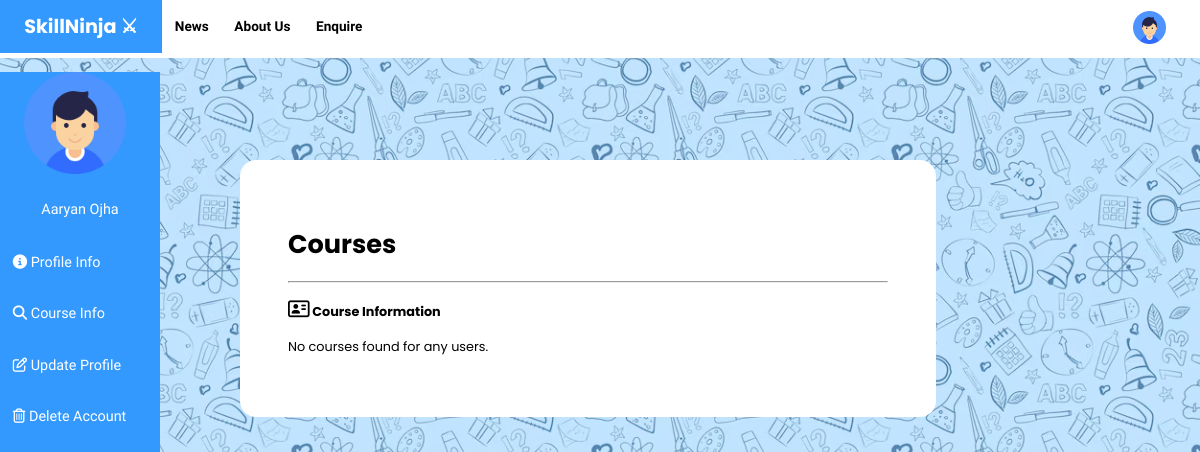
The app's page /User/Homepage/Profile/usercourses.php (signed in), older data.
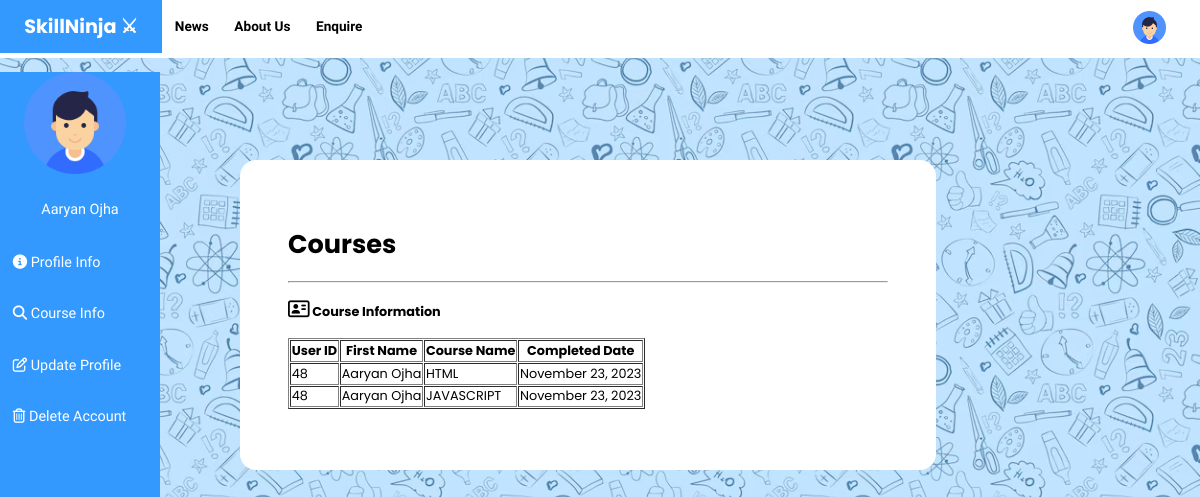
The same page, newer data.
### tables this page shows
CREATE TABLE IF NOT EXISTS `course_users` (
  `id` int NOT NULL AUTO_INCREMENT,
  `c_id` int NOT NULL,
  `u_id` int NOT NULL,
  `c_date` varchar(99) NOT NULL,
  PRIMARY KEY (`id`)
);

CREATE TABLE IF NOT EXISTS `users` (
  `u_id` int NOT NULL AUTO_INCREMENT,
  `fname` varchar(33) NOT NULL,
  `name` varchar(33) NOT NULL,
  `pass` varchar(33) NOT NULL,
  `IsAdmin` tinyint NOT NULL,
  `question1` varchar(99) NOT NULL,
  `question2` varchar(99) NOT NULL,
  `Email` varchar(99) NOT NULL,
  PRIMARY KEY (`u_id`)
);

CREATE TABLE IF NOT EXISTS `course` (
  `c_id` int NOT NULL,
  `c_name` varchar(99) NOT NULL,
  PRIMARY KEY (`c_id`)
);

### User/Homepage/Profile/usercourses.php (the view, shortened to what this page needs)
<!DOCTYPE html>
<html lang="en">
<head>
  <link rel="stylesheet" href="https://cdnjs.cloudflare.com/ajax/libs/font-awesome/4.7.0/css/font-awesome.min.css" />
  <link rel="stylesheet" href="profile.css" />
</head>
<body>
  <div class="topnav" id="myTopnav">
    <a href="../index.php" class="active">&nbsp;&nbsp; SkillNinja ⚔︎ &nbsp;&nbsp;</a>
    <a href="#home" class="" style="padding-top: 1.5%">News</a>
    <a href="../aboutus.php" class="" style="padding-top: 1.5%">About Us</a>
    <a href="../enquire.php" class="" style="padding-top: 1.5%">Enquire</a>
    <?php
    if (isset($_SESSION['username'])) {
      echo '  <div class="dropdown">
        <button class="dropbtn">
          <img src="../../Images/user.png" style="zoom:8%">&emsp;&emsp;
        </button>
        <div class="dropdown-content">
          <a>Signed in as <b>' . $_SESSION['username'] . '</b></a>
          <hr>
          <a href="profile.php"><i class="material-icons">person</i> Profile</a>
          <a href="logout.php"><i class="fa fa-sign-out"></i> Logout</a>
        </div>
      </div> ';
    } else {
      echo '<a href="#" onclick="openform()" style="float:right;padding-top: 1%;"><i class="material-icons">person</i> Login</a>';
    } ?>
  </div>
  <div class="sidebar">
    <img src="../../Images/user.png" alt="" style="zoom:25%">
    <p>
      <?php echo "" . $_SESSION['fname'] . ""; ?>
    </p>
    <a href="profile.php" class="active"><i class="fa fa-info-circle"></i> Profile Info</a>
    <a href="usercourses.php"><i class="fa fa-search"></i> Course Info</a>
    <a href="updateprofile.php"><i class="fa fa-edit"></i> Update Profile</a>
    <a href="deleteprofile.php"><i class="fa fa-trash-o"></i> Delete Account</a>
  </div>
  <div class="container">
    <h1>Courses</h1>
    <hr>
    <p>
    <h4><i class="fa fa-address-card-o" style="font-size:24px"></i> Course Information</h4>
    <?php
    $conn = DBConnect();
    $user_id = $_SESSION['u_id'];
$sql = "SELECT u.U_id AS user_id, u.fname AS fname, c.c_name AS course_name, cu.c_date
FROM course_users cu
INNER JOIN course c ON cu.c_id = c.c_id
INNER JOIN users u ON cu.u_id = u.U_id
WHERE cu.u_id =  $user_id";
    $result = $conn->query($sql);
    if ($result->num_rows > 0) {
      echo '<table border="1">';
      echo '<tr><th>User ID</th><th>First Name</th><th>Course Name</th><th>Completed Date</th></tr>';
      while ($row = $result->fetch_assoc()) {
        $user_id = $row["user_id"];
        $fname = $row["fname"];
        $course_name = $row["course_name"];
        $c_date=$row["c_date"];
        echo '<tr>';
        echo '<td>' . $user_id . '</td>';
        echo '<td>' . $fname . '</td>';
        echo '<td>' . $course_name . '</td>';
        echo '<td>' . $c_date . '</td>';
        echo '</tr>';
      }
      echo '</table>';
    } else {
      echo "No courses found for any users.";
    }
    ?>
    </p>
  </div>
</body>
</html>

### User/Homepage/Profile/profile.css (style rules this page uses)
html { scroll-behavior: smooth; }
body { margin: 0; font-family: Arial, Helvetica, sans-serif; font-family: "Quicksand", sans-serif; background-image: url(../Images/bg.avif); background-size: 50%; background-repeat: repeat-x; }
@media screen and (max-width: 1440px) and (max-height:900px) { body { zoom: 80%; } }
.topnav { overflow:visible; background-color: white; position:fixed; width: 100%; height: fit-content; text-align: center; }
.topnav a { float: left; display: block; color: #000000; text-align: center; padding: 14px 16px; text-decoration: none; font-size: 17px; font-weight: bolder; }
.topnav a.active { background-color: #3399FF; color: white; font-family: 'Poppins', sans-serif; font-size: x-large; padding: 1%; }
.dropdown { float: right; overflow: hidden; }
.dropdown .dropbtn { font-size: 16px; border: none; outline: none; color: black; padding: 14px 16px; padding-right: 10px; background-color: #3399ff00; font-family: inherit; margin-top: 0; }
.sidebar { margin: 0; padding: 0; width: 200px; background-color: #3399FF; position: fixed; top: 9%; height: 100%; line-height: 200%; overflow: auto; }
.sidebar img { margin-left: 15%; }
.sidebar p { font-size: large; color: white; text-align: center; }
.sidebar a { display: block; color: white; padding: 16px; font-size: large; text-decoration: none; }
.sidebar a.active { background-color: #3399FF; color: white; }
.container { display: block; position: absolute; top: 20%; left: 20%; width: 50%; overflow: auto; border-radius: 20px; padding: 4%; font-family: 'Poppins', sans-serif; background: white; }

Row changes from the older to the newer data that the page shows:
added course_users: u.u_id "48", u.fname "Aaryan Ojha", c.c_name "HTML", c_date "November 23, 2023"
added course_users: u.u_id "48", u.fname "Aaryan Ojha", c.c_name "JAVASCRIPT", c_date "November 23, 2023"
Text that changed along with them:
text no longer shown: "No courses found for any users."
text now shown: "User ID First Name Course Name Completed Date"
